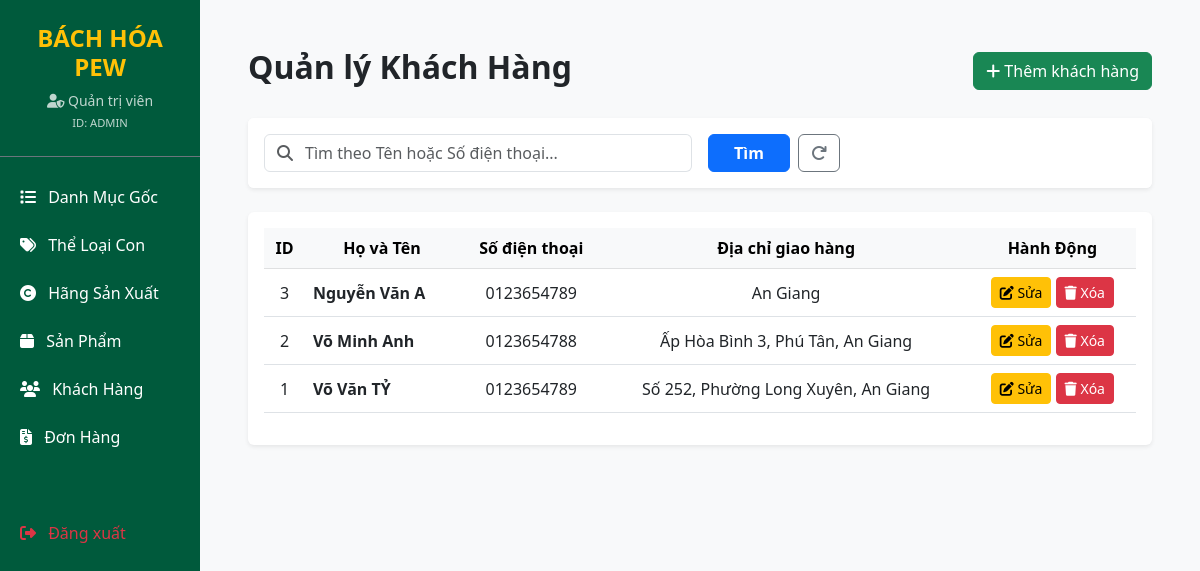
Page /admin/customers.php on the committed database.
### tables this page shows
CREATE TABLE `customers` (
  `id` int(11) NOT NULL,
  `account_id` int(11) DEFAULT NULL,
  `full_name` varchar(100) NOT NULL,
  `phone_number` varchar(20) DEFAULT NULL,
  `address` varchar(255) DEFAULT NULL
);

### admin/customers.php (the view, shortened to what this page needs)
<?php
require_once '../db.php';
$search_kw = isset($_GET['search']) ? trim($_GET['search']) : '';
$sql = "SELECT * FROM customers WHERE 1=1";
$sql .= " ORDER BY id DESC";
$result = $conn->query($sql);
?>
<!DOCTYPE html>
<html lang="vi">
<head>
    <link href="https://cdn.jsdelivr.net/npm/bootstrap@5.3.0/dist/css/bootstrap.min.css" rel="stylesheet">
    <link rel="stylesheet" href="https://cdnjs.cloudflare.com/ajax/libs/font-awesome/6.4.0/css/all.min.css">
</head>
<body class="bg-light">
<div class="container-fluid">
    <div class="row">
        <div class="col-md-2 p-0 sidebar text-white">
                <div class="p-4 text-center border-bottom border-secondary">
                    <h4 class="fw-bold text-warning mb-0">BÁCH HÓA PEW</h4>
                    <div class="mt-2 small opacity-75">
                        <i class="fas fa-user-shield"></i> <?= isset($_SESSION['user_name']) ? htmlspecialchars($_SESSION['user_name']) : 'Quản trị viên' ?><br>
                        <span style="font-size: 0.8em;">ID: <?= isset($_SESSION['user_id']) ? $_SESSION['user_id'] : 'ADMIN' ?></span>
                    </div>
                </div>
                <div class="mt-3">
                    <a href="categorys.php"><i class="fas fa-list me-2"></i> Danh Mục Gốc</a>
                    <a href="sub_categories.php"><i class="fas fa-tags me-2"></i> Thể Loại Con</a>
                    <a href="brands.php"><i class="fas fa-copyright me-2"></i> Hãng Sản Xuất</a>
                    <a href="products.php"><i class="fas fa-box me-2"></i> Sản Phẩm</a>
                    <a href="customers.php"><i class="fas fa-users me-2"></i> Khách Hàng</a>
                    <a href="orders.php"><i class="fas fa-file-invoice-dollar me-2"></i> Đơn Hàng</a>
                    <a href="../logout.php" class="text-danger mt-5"><i class="fas fa-sign-out-alt me-2"></i> Đăng xuất</a>
                </div>
            </div>
        <div class="col-md-10 p-5">
            <div class="d-flex justify-content-between align-items-center mb-4">
                <h2 class="fw-bold">Quản lý Khách Hàng</h2>
                <button class="btn btn-success" data-bs-toggle="modal" data-bs-target="#addCustomerModal">
                    <i class="fas fa-plus"></i> Thêm khách hàng
                </button>
            </div>
            <div class="card mb-4 shadow-sm border-0">
                <div class="card-body bg-white rounded">
                    <form action="customers.php" method="GET" class="row g-3 align-items-center">
                        <div class="col-md-6">
                            <div class="input-group">
                                <span class="input-group-text bg-white"><i class="fas fa-search text-muted"></i></span>
                                <input type="text" name="search" class="form-control border-start-0 ps-0" placeholder="Tìm theo Tên hoặc Số điện thoại..." value="<?= htmlspecialchars($search_kw) ?>">
                            </div>
                        </div>
                        <div class="col-md-2 d-flex gap-2">
                            <button type="submit" class="btn btn-primary w-100 fw-bold">Tìm</button>
                            <a href="customers.php" class="btn btn-outline-secondary" title="Tải lại tất cả"><i class="fas fa-redo"></i></a>
                        </div>
                    </form>
                </div>
            </div>
            <div class="card shadow-sm border-0">
                <div class="card-body">
                    <table class="table table-hover align-middle text-center">
                        <thead class="table-light">
                            <tr>
                                <th>ID</th>
                                <th>Họ và Tên</th>
                                <th>Số điện thoại</th>
                                <th>Địa chỉ giao hàng</th>
                                <th>Hành Động</th>
                            </tr>
                        </thead>
                        <tbody>
                            <?php if ($result && $result->num_rows > 0): ?>
                                <?php while ($row = $result->fetch_assoc()): ?>
                                    <tr>
                                        <td><?= $row['id'] ?></td>
                                        <td class="fw-bold text-start"><?= htmlspecialchars($row['full_name']) ?></td>
                                        <td><?= htmlspecialchars($row['phone_number']) ?></td>
                                        <td><?= htmlspecialchars($row['address']) ?></td>
                                        <td>
                                            <button class="btn btn-sm btn-warning" data-bs-toggle="modal" data-bs-target="#editCustomer<?= $row['id'] ?>"><i class="fas fa-edit"></i> Sửa</button>
                                            <a href="customers.php?delete_id=<?= $row['id'] ?>" class="btn btn-sm btn-danger" onclick="return confirm('Xóa khách hàng này?');"><i class="fas fa-trash"></i> Xóa</a>
                                        </td>
                                    </tr>
                                <?php endwhile; ?>
                            <?php else: ?>
                                <tr><td colspan="5">Chưa có khách hàng nào</td></tr>
                            <?php endif; ?>
                        </tbody>
                    </table>
                </div>
            </div>
        </div>
    </div>
</div>
</body>
</html>

### admin/customers.php (style rules this page uses)
.sidebar { min-height: 100vh; background-color: #005a3c; }
.sidebar a { color: #fff; text-decoration: none; padding: 12px 20px; display: block; transition: 0.3s; }

### rows in the picture
customers: id "3", full_name "Nguyễn Văn A", phone_number "0123654789", address "An Giang"
customers: id "2", full_name "Võ Minh Anh", phone_number "0123654788", address "Ấp Hòa Bình 3, Phú Tân, An Giang"
customers: id "1", full_name "Võ Văn TỶ", phone_number "0123654789", address "Số 252, Phường Long Xuyên, An Giang"
